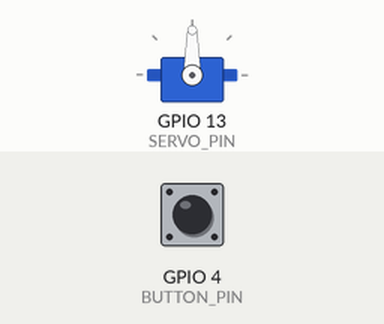
This sketch was run on a simulated ESP32. Shown: servo. The inputs (shaded band) are chosen by the test bench; at power-on: GPIO 4 (BUTTON_PIN) HIGH.

Above: at 1.2 s.
1.3 s: GPIO 4 (BUTTON_PIN) pulled LOW for 0.15 s
At 1.45 s:
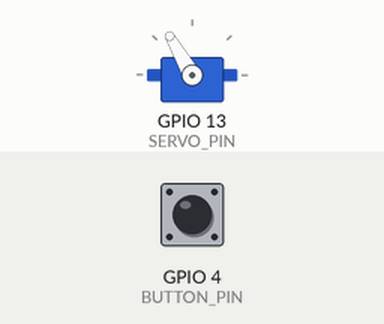
At 1.95 s:
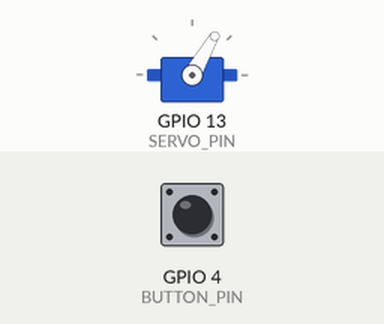
Timing chart, 0 to 7.8 s (numbered marks = the images above; inputs shaded):
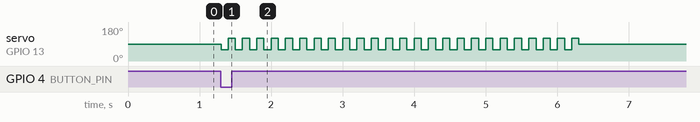

The sketch:

finger_wag_no.ino
```cpp
#include <ESP32Servo.h>

#define SERVO_PIN 13
#define BUTTON_PIN 4

Servo myServo;

bool lastButtonState = HIGH;
unsigned long wagStartTime = 0;
bool wagging = false;

void setup() {
  pinMode(BUTTON_PIN, INPUT_PULLUP);
  myServo.attach(SERVO_PIN);
  myServo.write(90);
}

void loop() {
  bool currentButtonState = digitalRead(BUTTON_PIN);


  if (lastButtonState == HIGH && currentButtonState == LOW && !wagging) {
    wagStartTime = millis();
    wagging = true;
  }

  lastButtonState = currentButtonState;

  if (wagging) {
    // Wag back and forth fast
    static bool wagDirection = false;
    static unsigned long lastWagTime = 0;

    if (millis() - lastWagTime >= 100) {  // 100ms = fast wag
      wagDirection = !wagDirection;
      myServo.write(wagDirection ? 60 : 120);
      lastWagTime = millis();
    }

    // Stop wagging after 5 seconds
    if (millis() - wagStartTime >= 5000) {
      myServo.write(90);  // Return to center
      wagging = false;
    }
  }
}
```

Measured:
- after the input at 1.3 s, servo on GPIO 13 (SERVO_PIN): 90° → 60° at once, then repeats every 0.20 s: 120° 0.10 s, 60° 0.10 s, until it stays 90° from 6.3 s
